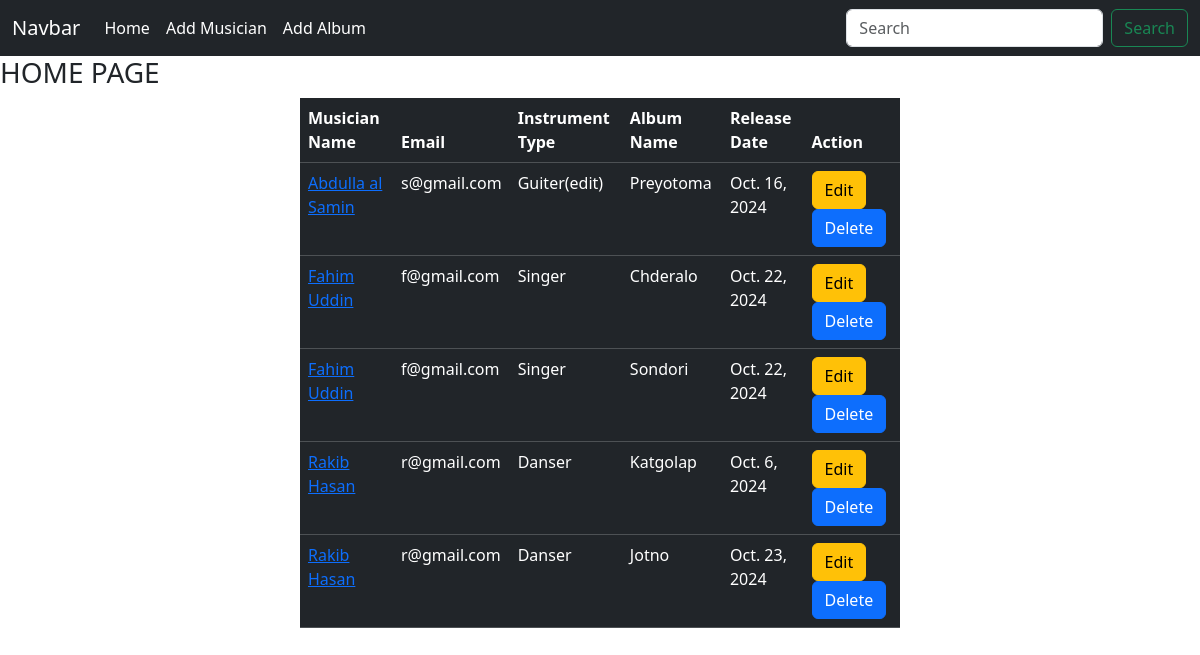
The page / on the database its author committed.
### album/models.py (models this page shows, shortened)
class AlbumModel(models.Model):
    Album_Name = models.CharField(max_length=20)
    Musician = models.ForeignKey(MusicianModel, on_delete=models.CASCADE )
    Release_Date = models.DateField()

### musicians/models.py (models this page shows, shortened)
class MusicianModel(models.Model):
    First_Name = models.CharField(max_length=20)
    Last_Name = models.CharField(max_length=20)
    Email = models.EmailField()
    Phone_Number = models.IntegerField(primary_key=True)
    Instrument_Type = models.CharField(max_length=30)

### Musicians_Director/views.py (the view)
# urls.py: 2. Add a URL to urlpatterns:  path('', views.home, name='home')
def home(request):
    Adata = AlbumModel.objects.all()
    return render(request, 'home.html', {'Adata' : Adata})

### templates/home.html
{% extends "base.html" %}
{% block content %}
<h3>HOME PAGE</h3>
<div style="width: 50%; margin: auto; m-5">
  <table class="table table-dark table-hover">
    <thead>
      <tr>
        <th scope="col">Musician Name</th>
        <th scope="col">Email</th>
        <th scope="col">Instrument Type</th>
        <th scope="col">Album Name</th>
        <th scope="col">Release Date</th>
        <th scope="col">Action</th>
      </tr>
    </thead>
    <tbody>
      {% for i in Adata %}
      <tr>
        <td><a href="{% url "editmusician" i.Musician.Phone_Number%}"> {{i.Musician.First_Name}} {{i.Musician.Last_Name}}</a></td>
        <td>{{i.Musician.Email}}</td>
        <td>{{i.Musician.Instrument_Type}}</td>
        <td>{{i.Album_Name}}</td>
        <td>{{i.Release_Date}}</td>
        <td>
        <a href="{% url "editalbum" i.id%}" class="btn btn-warning">Edit</a>
        <a href="{% url "delalbum" i.id%}" class="btn btn-primary ">Delete</a>
        </td>
      </tr>
      {% endfor %}
    </tbody>
  </table>
</div>
{% endblock content %}

### templates/base.html (shortened to what this page needs)
<!DOCTYPE html>
<html lang="en">
  <head>
    <link
      href="https://cdn.jsdelivr.net/npm/bootstrap@5.3.3/dist/css/bootstrap.min.css"
      rel="stylesheet"
    />
  </head>
  <body>
    <nav class="navbar navbar-expand-lg bg-dark navbar-dark">
      <div class="container-fluid">
        <a class="navbar-brand" href="#">Navbar</a>
        <div class="collapse navbar-collapse" id="navbarSupportedContent">
          <ul class="navbar-nav me-auto mb-2 mb-lg-0">
            <li class="nav-item">
              <a class="nav-link active" aria-current="page" href="{% url "homepage" %}">Home</a>
            </li>
            <li class="nav-item">
              <a class="nav-link active" aria-current="page" href="{% url "musicianpage" %}">Add Musician</a>
            </li>
            <li class="nav-item">
              <a class="nav-link active" aria-current="page" href="{% url "albumpage" %}">Add Album</a>
            </li>
          </ul>
          <form class="d-flex" role="search">
            <input
              class="form-control me-2"
              type="search"
              placeholder="Search"
              aria-label="Search"
            />
            <button class="btn btn-outline-success" type="submit">
              Search
            </button>
          </form>
        </div>
      </div>
    </nav>
    {% block content %} {% endblock content %}
  </body>
</html>

### rows shown on the page
AlbumModel: Musician.First_Name "Abdulla al", Musician.Last_Name "Samin", Musician.Email "s@gmail.com", Musician.Instrument_Type "Guiter(edit)", Album_Name "Preyotoma", Release_Date "Oct. 16, 2024"
AlbumModel: Musician.First_Name "Fahim", Musician.Last_Name "Uddin", Musician.Email "f@gmail.com", Musician.Instrument_Type "Singer", Album_Name "Chderalo", Release_Date "Oct. 22, 2024"
AlbumModel: Musician.First_Name "Fahim", Musician.Last_Name "Uddin", Musician.Email "f@gmail.com", Musician.Instrument_Type "Singer", Album_Name "Sondori", Release_Date "Oct. 22, 2024"
AlbumModel: Musician.First_Name "Rakib", Musician.Last_Name "Hasan", Musician.Email "r@gmail.com", Musician.Instrument_Type "Danser", Album_Name "Katgolap", Release_Date "Oct. 6, 2024"
AlbumModel: Musician.First_Name "Rakib", Musician.Last_Name "Hasan", Musician.Email "r@gmail.com", Musician.Instrument_Type "Danser", Album_Name "Jotno", Release_Date "Oct. 23, 2024"
